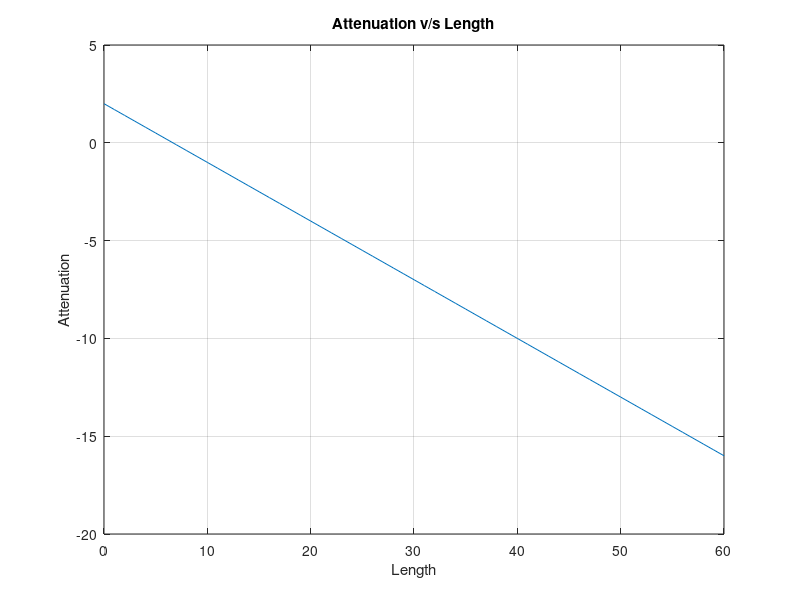

Here is the MATLAB script that generated this plot:
clc;
clear all;
close all;
pr=-32;
pt=3;
sm=6;
alpha=0.3;
c_loss=2;
j_loss=2;
L=60;
f_loss=L*alpha;
pl=pt-pr;
totalp_loss=f_loss+(2*(j_loss+c_loss)+sm+c_loss)

x=0:1:L;
for i=0:L
    y(i+1)=2-0.3*i;
end
plot(x,y)
grid on
title('Attenuation v/s Length')
xlabel('Length')
ylabel('Attenuation')